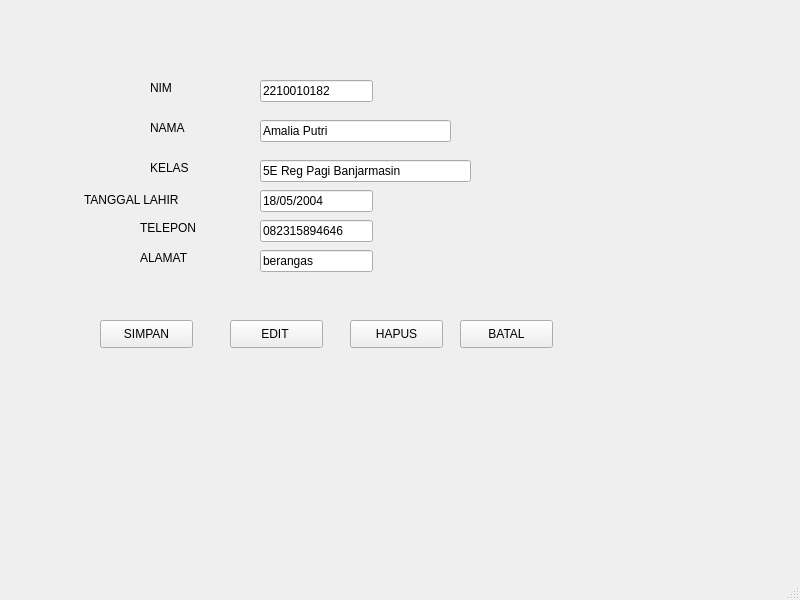
<?xml version="1.0" encoding="UTF-8"?>
<ui version="4.0">
 <class>MainWindow</class>
 <widget class="QMainWindow" name="MainWindow">
  <property name="geometry">
   <rect>
    <x>0</x>
    <y>0</y>
    <width>800</width>
    <height>600</height>
   </rect>
  </property>
  <property name="windowTitle">
   <string>MainWindow</string>
  </property>
  <widget class="QWidget" name="centralwidget">
   <widget class="QLineEdit" name="lineEdit">
    <property name="geometry">
     <rect>
      <x>260</x>
      <y>80</y>
      <width>113</width>
      <height>22</height>
     </rect>
    </property>
    <property name="text">
     <string>2210010182</string>
    </property>
   </widget>
   <widget class="QLineEdit" name="lineEdit_2">
    <property name="geometry">
     <rect>
      <x>260</x>
      <y>120</y>
      <width>191</width>
      <height>22</height>
     </rect>
    </property>
    <property name="text">
     <string>Amalia Putri</string>
    </property>
   </widget>
   <widget class="QLineEdit" name="lineEdit_3">
    <property name="geometry">
     <rect>
      <x>260</x>
      <y>160</y>
      <width>211</width>
      <height>22</height>
     </rect>
    </property>
    <property name="text">
     <string>5E Reg Pagi Banjarmasin</string>
    </property>
   </widget>
   <widget class="QLineEdit" name="lineEdit_4">
    <property name="geometry">
     <rect>
      <x>260</x>
      <y>190</y>
      <width>113</width>
      <height>22</height>
     </rect>
    </property>
    <property name="text">
     <string>18/05/2004</string>
    </property>
   </widget>
   <widget class="QLabel" name="label">
    <property name="geometry">
     <rect>
      <x>150</x>
      <y>80</y>
      <width>55</width>
      <height>16</height>
     </rect>
    </property>
    <property name="text">
     <string>NIM</string>
    </property>
   </widget>
   <widget class="QLabel" name="label_2">
    <property name="geometry">
     <rect>
      <x>150</x>
      <y>120</y>
      <width>55</width>
      <height>16</height>
     </rect>
    </property>
    <property name="text">
     <string>NAMA</string>
    </property>
   </widget>
   <widget class="QLabel" name="label_3">
    <property name="geometry">
     <rect>
      <x>150</x>
      <y>160</y>
      <width>55</width>
      <height>16</height>
     </rect>
    </property>
    <property name="text">
     <string>KELAS</string>
    </property>
   </widget>
   <widget class="QLabel" name="label_4">
    <property name="geometry">
     <rect>
      <x>84</x>
      <y>190</y>
      <width>121</width>
      <height>20</height>
     </rect>
    </property>
    <property name="text">
     <string>TANGGAL LAHIR</string>
    </property>
   </widget>
   <widget class="QLabel" name="label_5">
    <property name="geometry">
     <rect>
      <x>140</x>
      <y>220</y>
      <width>55</width>
      <height>16</height>
     </rect>
    </property>
    <property name="text">
     <string>TELEPON</string>
    </property>
   </widget>
   <widget class="QLabel" name="label_6">
    <property name="geometry">
     <rect>
      <x>140</x>
      <y>250</y>
      <width>55</width>
      <height>16</height>
     </rect>
    </property>
    <property name="text">
     <string>ALAMAT</string>
    </property>
   </widget>
   <widget class="QLineEdit" name="lineEdit_5">
    <property name="geometry">
     <rect>
      <x>260</x>
      <y>220</y>
      <width>113</width>
      <height>22</height>
     </rect>
    </property>
    <property name="text">
     <string>082315894646</string>
    </property>
   </widget>
   <widget class="QLineEdit" name="lineEdit_6">
    <property name="geometry">
     <rect>
      <x>260</x>
      <y>250</y>
      <width>113</width>
      <height>22</height>
     </rect>
    </property>
    <property name="text">
     <string>berangas</string>
    </property>
   </widget>
   <widget class="QPushButton" name="pushButton">
    <property name="geometry">
     <rect>
      <x>100</x>
      <y>320</y>
      <width>93</width>
      <height>28</height>
     </rect>
    </property>
    <property name="text">
     <string>SIMPAN</string>
    </property>
   </widget>
   <widget class="QPushButton" name="pushButton_2">
    <property name="geometry">
     <rect>
      <x>230</x>
      <y>320</y>
      <width>93</width>
      <height>28</height>
     </rect>
    </property>
    <property name="text">
     <string>EDIT </string>
    </property>
   </widget>
   <widget class="QPushButton" name="pushButton_3">
    <property name="geometry">
     <rect>
      <x>350</x>
      <y>320</y>
      <width>93</width>
      <height>28</height>
     </rect>
    </property>
    <property name="text">
     <string>HAPUS</string>
    </property>
   </widget>
   <widget class="QPushButton" name="pushButton_4">
    <property name="geometry">
     <rect>
      <x>460</x>
      <y>320</y>
      <width>93</width>
      <height>28</height>
     </rect>
    </property>
    <property name="text">
     <string>BATAL</string>
    </property>
   </widget>
  </widget>
  <widget class="QMenuBar" name="menubar">
   <property name="geometry">
    <rect>
     <x>0</x>
     <y>0</y>
     <width>800</width>
     <height>21</height>
    </rect>
   </property>
  </widget>
  <widget class="QStatusBar" name="statusbar"/>
 </widget>
 <resources/>
 <connections/>
</ui>
